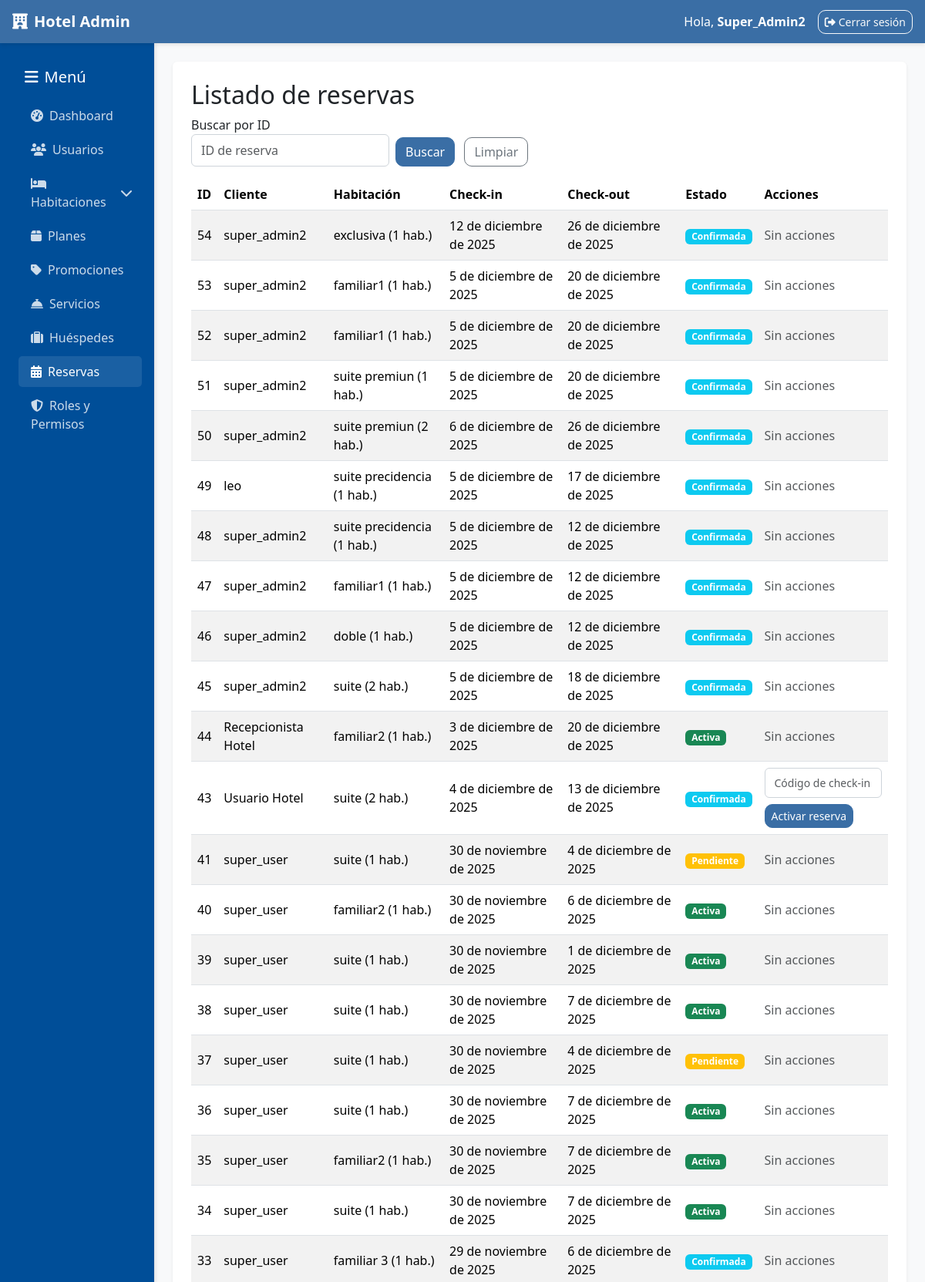
Page /administracion/ver-reservas/ (signed in, upper part) on the committed database.
### reservas/models.py (models this page shows, shortened)
class Reserva(models.Model):
    ESTADOS_RESERVA = [
        ('pendiente', 'Pendiente'),
        ('confirmada', 'Confirmada'),
        ('activa', 'Activa'),
        ('completada', 'Completada'),
        ('cancelada', 'Cancelada'),
    ]
    METODOS_PAGO = [
        ('efectivo', 'Efectivo'),
        ('debito', 'Débito'),
        ('credito', 'Crédito'),
        ('mercadopago', 'MercadoPago'),
        ('paypal', 'PayPal'),
        ('crypto', 'Criptomonedas'),
        ('transferencia', 'Transferencia Bancaria'),
    ]
    usuario = models.ForeignKey(User, on_delete=models.CASCADE)
    tipo_habitacion = models.ForeignKey(TipoHabitacion, on_delete=models.CASCADE, related_name='reservas')
    habitacion_asignada = models.ForeignKey(Habitacion, on_delete=models.SET_NULL, null=True, blank=True,
                                          help_text="Habitación específica asignada al hacer check-in")
    cantidad_habitaciones = models.PositiveIntegerField(default=1, help_text="Cantidad de habitaciones reservadas")
    servicios = models.ManyToManyField(Servicio, blank=True)
    plan = models.ForeignKey(Plan, on_delete=models.SET_NULL, null=True, blank=True)
    promocion = models.ForeignKey(Promocion, on_delete=models.SET_NULL, null=True, blank=True)
    fecha_reserva = models.DateTimeField(auto_now_add=True)
    estado = models.CharField(max_length=20, choices=ESTADOS_RESERVA, default='pendiente')
    metodo_pago = models.CharField(max_length=20, choices=METODOS_PAGO, blank=True, null=True)
    token = models.CharField(max_length=64, default=uuid.uuid4, editable=False, unique=True)
    codigo_checkin = models.CharField(max_length=10, null=True, blank=True, help_text="Código de seguridad para realizar el check-in")
    monto = models.DecimalField(max_digits=10, decimal_places=2, default=0)
    check_in = models.DateField(null=True, blank=True)
    check_out = models.DateField(null=True, blank=True)
    cantidad_huespedes = models.PositiveIntegerField(default=1)
    class Meta:
        ordering = ['-fecha_reserva']
        verbose_name = "Reserva"
        verbose_name_plural = "Reservas"

### habitaciones/models.py (models this page shows, shortened)
class TipoHabitacion(models.Model):
    nombre = models.CharField(max_length=100, unique=True)
    precio = models.DecimalField(max_digits=10, decimal_places=2)
    capacidad = models.PositiveIntegerField(default=1)
    stock_total = models.PositiveIntegerField(default=0, help_text="Cantidad total de habitaciones de este tipo")
    stock_disponible = models.PositiveIntegerField(default=0, help_text="Cantidad disponible para reservar")
    descripcion = models.TextField(blank=True, null=True)
    imagen = models.ImageField(upload_to='tipos_habitaciones/', blank=True, null=True)
    activo = models.BooleanField(default=True)
    class Meta:
        verbose_name = "Tipo de Habitación"
        verbose_name_plural = "Tipos de Habitaciones"

### administracion/views.py (the view)
# urls.py: path('ver-reservas/', views.ver_reservas, name='ver_reservas'),
@requiere_staff_y_permiso('reservas', 'ver')
def ver_reservas(request):
    reservas_qs = Reserva.objects.select_related('usuario', 'tipo_habitacion', 'habitacion_asignada', 'plan', 'promocion') \
                                 .prefetch_related('servicios') \
                                 .order_by('-fecha_reserva')
    query_id = (request.GET.get('id') or request.GET.get('q') or '').strip()
    if query_id:
        try:
            id_num = int(query_id)
            reservas_qs = reservas_qs.filter(id=id_num)
        except ValueError:
            messages.error(request, 'El ID debe ser un número entero.')
    hoy = timezone.now().date()
    return render(request, 'administracion/ver_reservas.html', {
        'reservas': reservas_qs,
        'hoy': hoy,
        'query_id': query_id,
    })

### administracion/permissions.py (called while the page is built, shortened)
def usuario_tiene_permiso(usuario, modulo, accion):
    if not usuario.is_authenticated:
        return False
    if usuario.is_superuser:
        return True
    if modulo == 'dashboard' and accion == 'ver' and usuario.is_staff:
        return True
    roles_usuario = UsuarioRol.objects.filter(
        usuario=usuario,
        activo=True,
        rol__activo=True
    ).select_related('rol')
    if not roles_usuario.exists():
        return False
    for usuario_rol in roles_usuario:
        rol = usuario_rol.rol
        if rol.nombre == 'super_admin':
            return True
    return False

def obtener_roles_usuario(usuario):
    if not usuario.is_authenticated:
        return []
    return UsuarioRol.objects.filter(
        usuario=usuario,
        activo=True,
        rol__activo=True
    ).select_related('rol')

def es_super_admin(usuario):
    if not usuario.is_authenticated:
        return False
    if usuario.is_superuser:
        return True
    return UsuarioRol.objects.filter(
        usuario=usuario,
        rol__nombre='super_admin',
        activo=True,
        rol__activo=True
    ).exists()

def obtener_permisos_usuario(usuario):
    if not usuario.is_authenticated:
        return {}
    roles_usuario = obtener_roles_usuario(usuario)
    permisos_dict = {}
    for usuario_rol in roles_usuario:
        rol = usuario_rol.rol
        if rol.nombre == 'super_admin':
            from .models import Permiso
            permisos = Permiso.objects.all()
            for permiso in permisos:
                if permiso.modulo not in permisos_dict:
                    permisos_dict[permiso.modulo] = []
                if permiso.accion not in permisos_dict[permiso.modulo]:
                    permisos_dict[permiso.modulo].append(permiso.accion)
    if usuario.is_staff:
        acciones = permisos_dict.get('dashboard', [])
        if 'ver' not in acciones:
            acciones.append('ver')
            permisos_dict['dashboard'] = acciones
    return permisos_dict

### administracion/templates/administracion/ver_reservas.html (shortened to what this page needs)
{% extends 'administracion/base_admin.html' %}
{% block content %}
<h2>Listado de reservas</h2>
<form method="get" action="{% url 'administracion:ver_reservas' %}" class="row g-2 align-items-end mb-3">
  <div class="col-auto">
    <label for="id-buscar" class="form-label mb-0">Buscar por ID</label>
    <input type="number" min="1" class="form-control" id="id-buscar" name="id" placeholder="ID de reserva" value="{{ query_id }}">
  </div>
  <div class="col-auto">
    <button type="submit" class="btn btn-primary">Buscar</button>
    <a href="{% url 'administracion:ver_reservas' %}" class="btn btn-outline-secondary ms-2">Limpiar</a>
  </div>
</form>
<table class="table table-striped">
  <thead>
    <tr>
      <th>ID</th>
      <th>Cliente</th>
      <th>Habitación</th>
      <th>Check-in</th>
      <th>Check-out</th>
      <th>Estado</th>
      <th>Acciones</th>
    </tr>
  </thead>
  <tbody>
    {% for reserva in reservas %}
      <tr>
        <td>{{ reserva.id }}</td>
        <td>{{ reserva.usuario.get_full_name|default:reserva.usuario.username }}</td>
        <td>{{ reserva.tipo_habitacion.nombre }} ({{ reserva.cantidad_habitaciones }} hab.)</td>
        <td>{{ reserva.check_in }}</td>
        <td>{{ reserva.check_out }}</td>
        <td>
          {% if reserva.estado == 'activa' %}
            <span class="badge bg-success">Activa</span>
          {% elif reserva.estado == 'confirmada' %}
            <span class="badge bg-info">Confirmada</span>
          {% elif reserva.estado == 'cancelada' %}
            <span class="badge bg-danger">Cancelada</span>
          {% else %}
            <span class="badge bg-warning">Pendiente</span>
          {% endif %}
        </td>
        <td>
          {% if reserva.estado == 'pendiente' %}
            <form method="post" action="{% url 'administracion:confirmar_reserva_admin' reserva.id %}" style="display:inline;">
              {% csrf_token %}
              <button class="btn btn-sm btn-success" type="submit">Confirmar</button>
            </form>
            <form method="post" action="{% url 'administracion:rechazar_reserva_admin' reserva.id %}" style="display:inline; margin-left:5px;">
              {% csrf_token %}
              <button class="btn btn-sm btn-danger" type="submit"
                      onclick="return confirm('¿Seguro que querés rechazar la reserva?')">
                Rechazar
              </button>
            </form>
          {% elif reserva.estado == 'confirmada' and reserva.check_in == hoy %}
            <form method="post" action="{% url 'administracion:activar_reserva' reserva.id %}" style="display:inline;">
              <input type="text" name="codigo_checkin" placeholder="Código de check-in" class="form-control form-control-sm mb-2" required>
              <button class="btn btn-sm btn-primary" type="submit">Activar reserva</button>
            </form>
          {% elif reserva.estado == 'activa' and reserva.check_out == hoy %}
            <form method="post" action="{% url 'administracion:finalizar_reserva_admin' reserva.id %}" style="display:inline;">
              {% csrf_token %}
              <button class="btn btn-sm btn-warning" type="submit">Checkout (finalizar)</button>
            </form>
          {% else %}
            <span class="text-muted">Sin acciones</span>
          {% endif %}
        </td>
      </tr>
    {% empty %}
      <tr>
        <td colspan="7">No hay reservas</td>
      </tr>
    {% endfor %}
  </tbody>
</table>
{% endblock %}

### administracion/templates/administracion/base_admin.html (shortened to what this page needs)
{% load static %}
<!DOCTYPE html>
<html lang="es">
<head>
  <link href="https://cdn.jsdelivr.net/npm/bootstrap@5.3.3/dist/css/bootstrap.min.css" rel="stylesheet">
  <link rel="stylesheet" href="https://cdnjs.cloudflare.com/ajax/libs/font-awesome/6.4.0/css/all.min.css">
  <link rel="stylesheet" href="{% static 'css/admin.css' %}">
  <link rel="stylesheet" href="{% static 'css/admin-forms.css' %}">
</head>
<body>
  <nav class="navbar navbar-expand-lg navbar-dark px-3">
    <a class="navbar-brand fw-bold" href="{% url 'administracion:dashboard' %}">
      <i class="fas fa-hotel me-2"></i>Hotel Admin
    </a>
    <div class="ms-auto d-flex align-items-center">
      <span class="text-white me-3">Hola, <b>{{ user.username|title }}</b></span>
      <a href="{% url 'administracion:admin_logout' %}" class="btn btn-outline-light btn-sm">
        <i class="fas fa-sign-out-alt me-1"></i>Cerrar sesión
      </a>
    </div>
  </nav>
  <div class="container-fluid">
    <div class="row">
      <aside class="col-12 col-md-3 col-lg-2 sidebar">
        <h5 class="text-white mb-3 mt-3 ps-3">
          <i class="fas fa-bars me-2"></i>Menú
        </h5>
        <ul class="nav flex-column ps-2">
          {% if permisos.dashboard.ver %}
          <li class="nav-item">
            <a class="nav-link ps-3" href="{% url 'administracion:dashboard' %}">
              <i class="fas fa-tachometer-alt me-2"></i>Dashboard
            </a>
          </li>
          {% endif %}
          {% if permisos.usuarios.ver %}
          <li class="nav-item">
            <a class="nav-link ps-3" href="{% url 'administracion:usuarios_list' %}">
              <i class="fas fa-users me-2"></i>Usuarios
            </a>
          </li>
          {% endif %}
          {% if permisos.habitaciones.ver %}
          <li class="nav-item">
            <a class="nav-link d-flex justify-content-between align-items-center ps-3"
               data-bs-toggle="collapse" href="#habitacionesSubmenu">
              <span><i class="fas fa-bed me-2"></i>Habitaciones</span>
              <i class="fas fa-chevron-down"></i>
            </a>
          </li>
          {% endif %}
          {% if permisos.planes.ver %}
          <li class="nav-item">
            <a class="nav-link ps-3" href="{% url 'administracion:planes_list' %}">
              <i class="fas fa-box me-2"></i>Planes
            </a>
          </li>
          {% endif %}
          {% if permisos.promociones.ver %}
          <li class="nav-item">
            <a class="nav-link ps-3" href="{% url 'administracion:promociones_list' %}">
              <i class="fas fa-tag me-2"></i>Promociones
            </a>
          </li>
          {% endif %}
          {% if permisos.servicios.ver %}
          <li class="nav-item">
            <a class="nav-link ps-3" href="{% url 'administracion:servicios_list' %}">
              <i class="fas fa-concierge-bell me-2"></i>Servicios
            </a>
          </li>
          {% endif %}
          {% if permisos.huespedes.ver %}
          <li class="nav-item">
            <a class="nav-link ps-3" href="{% url 'administracion:huespedes_list' %}">
              <i class="fas fa-suitcase me-2"></i>Huéspedes
            </a>
          </li>
          {% endif %}
          {% if permisos.reservas.ver %}
          <li class="nav-item">
            <a class="nav-link ps-3" href="{% url 'administracion:ver_reservas' %}">
              <i class="fas fa-calendar-alt me-2"></i>Reservas
            </a>
          </li>
          {% endif %}
          {% if permisos.roles.ver %}
          <li class="nav-item">
            <a class="nav-link ps-3" href="{% url 'administracion:roles_list' %}">
              <i class="fas fa-shield-alt me-2"></i>Roles y Permisos
            </a>
          </li>
          {% endif %}
        </ul>
      </aside>
      <main class="col-12 col-md-9 col-lg-10 p-4">
        <div class="content-wrapper bg-white p-4 rounded shadow-sm mb-4">
          {% block content %}{% endblock %}
        </div>
      </main>
    </div>
  </div>
</body>
</html>

### administracion/static/css/admin.css (style rules this page uses)
body { font-family: 'Segoe UI', system-ui, -apple-system, Roboto, Arial, sans-serif; }
.sidebar { background-color: #003d33; min-height: calc(100vh - 56px); padding: 16px; }
.sidebar .nav-link { color: #f5f5dc; margin-bottom: 8px; border-radius: 10px; padding: 8px 12px; }
.table td, .table th { vertical-align: middle; }
.btn { border-radius: 10px; }

### staticfiles/css/admin-forms.css (style rules this page uses)
input[type="text"], input[type="number"], input[type="date"], input[type="email"], input[type="password"], textarea { border: 1px solid #ced4da; border-radius: 0.375rem; padding: 0.5rem 0.75rem; }

### administracion/templates/administracion/base_admin.html (style rules this page uses)
:root { --primary-color: #3a6ea5; --secondary-color: #004e98; --accent-color: #ff9505; --light-bg: #f8f9fa; --dark-bg: #343a40; }
body { background-color: var(--light-bg); font-family: 'Segoe UI', Tahoma, Geneva, Verdana, sans-serif; }
.sidebar { background-color: var(--secondary-color); min-height: calc(100vh - 56px); box-shadow: 2px 0 5px rgba(0,0,0,0.1); padding-top: 1rem; }
.sidebar .nav-link { color: rgba(255,255,255,0.8); border-radius: 5px; margin: 2px 0; transition: all 0.3s; }
.sidebar .nav-link:hover, .sidebar .nav-link.active { background-color: rgba(255,255,255,0.1); color: white; }
.navbar { background-color: var(--primary-color) !important; box-shadow: 0 2px 5px rgba(0,0,0,0.1); }
.btn-primary { background-color: var(--primary-color); border-color: var(--primary-color); }

### rows in the picture
Reserva: id "54", usuario.get_full_name "super_admin2", tipo_habitacion.nombre "exclusiva", cantidad_habitaciones "1", check_in "12 de diciembre de 2025", check_out "26 de diciembre de 2025", estado "Confirmada"
Reserva: id "53", usuario.get_full_name "super_admin2", tipo_habitacion.nombre "familiar1", cantidad_habitaciones "1", check_in "5 de diciembre de 2025", check_out "20 de diciembre de 2025", estado "Confirmada"
Reserva: id "52", usuario.get_full_name "super_admin2", tipo_habitacion.nombre "familiar1", cantidad_habitaciones "1", check_in "5 de diciembre de 2025", check_out "20 de diciembre de 2025", estado "Confirmada"
Reserva: id "51", usuario.get_full_name "super_admin2", tipo_habitacion.nombre "suite premiun", cantidad_habitaciones "1", check_in "5 de diciembre de 2025", check_out "20 de diciembre de 2025", estado "Confirmada"
Reserva: id "50", usuario.get_full_name "super_admin2", tipo_habitacion.nombre "suite premiun", cantidad_habitaciones "2", check_in "6 de diciembre de 2025", check_out "26 de diciembre de 2025", estado "Confirmada"
Reserva: id "49", usuario.get_full_name "leo", tipo_habitacion.nombre "suite precidencia", cantidad_habitaciones "1", check_in "5 de diciembre de 2025", check_out "17 de diciembre de 2025", estado "Confirmada"
Reserva: id "48", usuario.get_full_name "super_admin2", tipo_habitacion.nombre "suite precidencia", cantidad_habitaciones "1", check_in "5 de diciembre de 2025", check_out "12 de diciembre de 2025", estado "Confirmada"
Reserva: id "47", usuario.get_full_name "super_admin2", tipo_habitacion.nombre "familiar1", cantidad_habitaciones "1", check_in "5 de diciembre de 2025", check_out "12 de diciembre de 2025", estado "Confirmada"
Reserva: id "46", usuario.get_full_name "super_admin2", tipo_habitacion.nombre "doble", cantidad_habitaciones "1", check_in "5 de diciembre de 2025", check_out "12 de diciembre de 2025", estado "Confirmada"
Reserva: id "45", usuario.get_full_name "super_admin2", tipo_habitacion.nombre "suite", cantidad_habitaciones "2", check_in "5 de diciembre de 2025", check_out "18 de diciembre de 2025", estado "Confirmada"
Reserva: id "44", usuario.get_full_name "Recepcionista Hotel", tipo_habitacion.nombre "familiar2", cantidad_habitaciones "1", check_in "3 de diciembre de 2025", check_out "20 de diciembre de 2025", estado "Activa"
Reserva: id "43", usuario.get_full_name "Usuario Hotel", tipo_habitacion.nombre "suite", cantidad_habitaciones "2", check_in "4 de diciembre de 2025", check_out "13 de diciembre de 2025", estado "Confirmada"
Reserva: id "41", usuario.get_full_name "super_user", tipo_habitacion.nombre "suite", cantidad_habitaciones "1", check_in "30 de noviembre de 2025", check_out "4 de diciembre de 2025", estado "Pendiente"
Reserva: id "40", usuario.get_full_name "super_user", tipo_habitacion.nombre "familiar2", cantidad_habitaciones "1", check_in "30 de noviembre de 2025", check_out "6 de diciembre de 2025", estado "Activa"
Reserva: id "39", usuario.get_full_name "super_user", tipo_habitacion.nombre "suite", cantidad_habitaciones "1", check_in "30 de noviembre de 2025", check_out "1 de diciembre de 2025", estado "Activa"
Reserva: id "38", usuario.get_full_name "super_user", tipo_habitacion.nombre "suite", cantidad_habitaciones "1", check_in "30 de noviembre de 2025", check_out "7 de diciembre de 2025", estado "Activa"
Reserva: id "37", usuario.get_full_name "super_user", tipo_habitacion.nombre "suite", cantidad_habitaciones "1", check_in "30 de noviembre de 2025", check_out "4 de diciembre de 2025", estado "Pendiente"
Reserva: id "36", usuario.get_full_name "super_user", tipo_habitacion.nombre "suite", cantidad_habitaciones "1", check_in "30 de noviembre de 2025", check_out "7 de diciembre de 2025", estado "Activa"
Reserva: id "35", usuario.get_full_name "super_user", tipo_habitacion.nombre "familiar2", cantidad_habitaciones "1", check_in "30 de noviembre de 2025", check_out "7 de diciembre de 2025", estado "Activa"
Reserva: id "34", usuario.get_full_name "super_user", tipo_habitacion.nombre "suite", cantidad_habitaciones "1", check_in "30 de noviembre de 2025", check_out "7 de diciembre de 2025", estado "Activa"
Reserva: id "33", usuario.get_full_name "super_user", tipo_habitacion.nombre "familiar 3", cantidad_habitaciones "1", check_in "29 de noviembre de 2025", check_out "6 de diciembre de 2025", estado "Confirmada"

### other values in the picture
{{ user.username|title }} "Super_Admin2"
